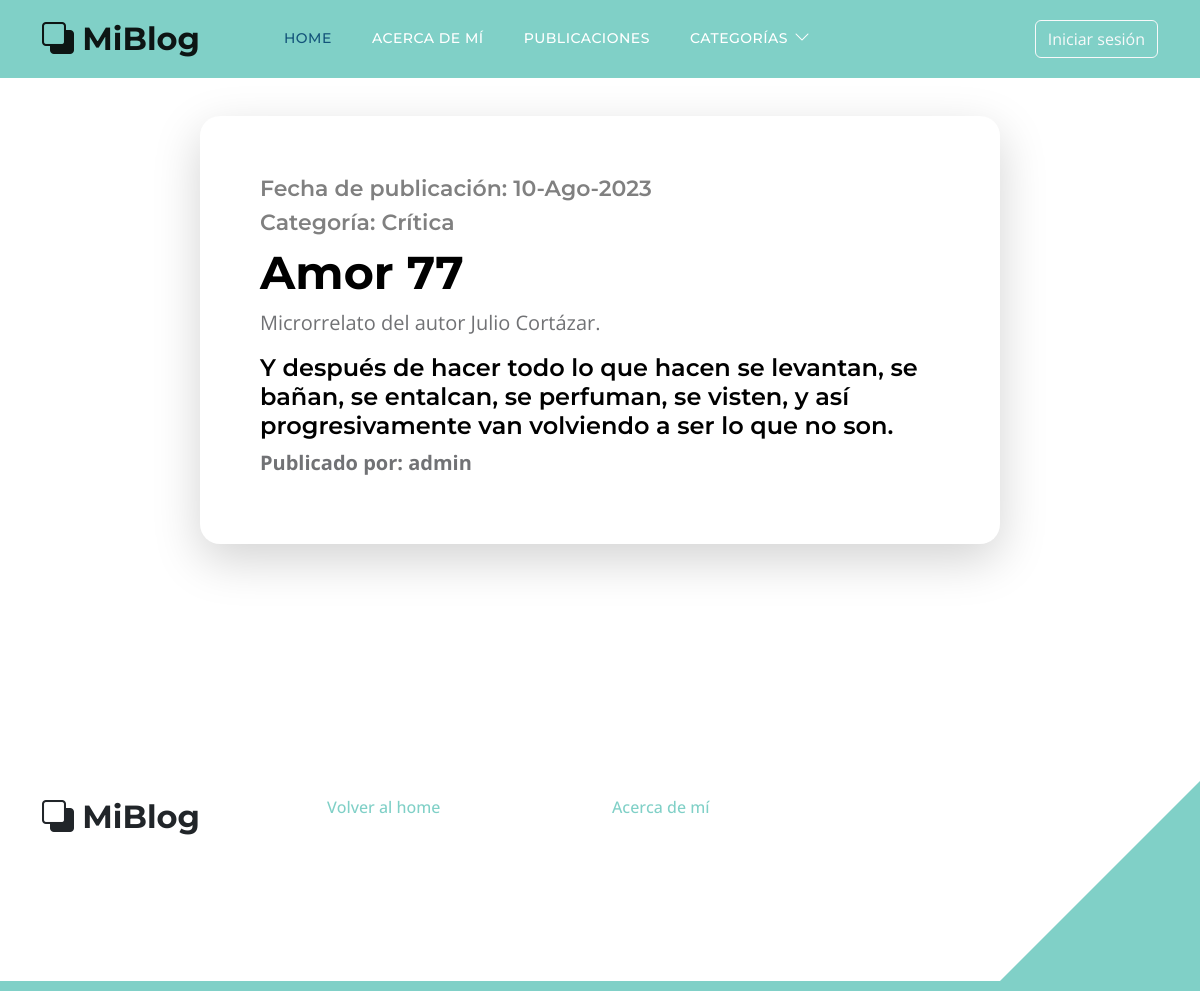
/pages/6, run on the app's committed database.
### blog/models.py (models this page shows, shortened)
class Post(models.Model):
    titulo = models.CharField(max_length=255)
    slug = models.SlugField(unique=True)
    subtitulo = models.TextField()
    cuerpo = models.TextField()
    autor = models.ForeignKey(settings.AUTH_USER_MODEL, on_delete=models.PROTECT)
    fecha = models.DateTimeField(auto_now_add=True)
    categoria = models.ManyToManyField('Categoria')
    class Meta:
        ordering = ('-fecha',)

class Categoria(models.Model):
    titulo = models.CharField(max_length=255)
    slug = models.SlugField(unique=True)
    class Meta:
        verbose_name_plural = 'categorias'

### perfiles/models.py (models this page shows)
class Usuario(AbstractUser):
    def __str__(self):
        return f"{self.username}"

### blog/views.py (the view)
# urls.py: path("pages/<int:pk>", views.PostDetailView.as_view(), name="detalle"),
class PostDetailView(generic.DetailView):
    model = Post
    def get_context_data(self, **kwargs):
        context = super().get_context_data(**kwargs)
        context['categorias'] = Categoria.objects.all()
        return context

### blog/templates/blog/post_detail.html (shortened to what this page needs)
{% extends 'base.html' %}
{% block contenido %}
<div class="col-lg-8 col-12 mt-3 mx-auto">
    <div class="custom-block custom-block-topics-listing bg-white shadow-lg mb-5">
        <div class="d-flex">
            <div class="custom-block-topics-listing-info d-flex">
                <div>
                    <h6 style="color: gray;">Fecha de publicación: {{ post.fecha|date:'d-M-Y' }}</h6>
                    <h6 style="color: gray;">Categoría:
                        {% for categoria in post.categoria.all %}
                        <span>{{ categoria.titulo }}</span>{% if not forloop.last %}, {% endif %}
                        {% endfor %}
                    </h6>
                    <h2>{{ post.titulo }}</h2>
                    <p>{{ post.subtitulo }}</p>
                    <h5>{{ post.cuerpo }}</h5>
                    <p><b>Publicado por: {{ post.autor }}</b></p>
                </div>
            </div>
        </div>
    </div>
</div>
{% endblock contenido%}

### static/css/templatemo-topic-listing.css (style rules this page uses)
:root { --white-color: #ffffff; --primary-color: #13547a; --secondary-color: #80d0c7; --section-bg-color: #f0f8ff; --custom-btn-bg-color: #80d0c7; --custom-btn-bg-hover-color: #13547a; --dark-color: #000000; --p-color: #717275; --border-color: #7fffd4; --link-hover-color: #13547a; --body-font-family: 'Open Sans', sans-serif; --title-font-family: 'Montserrat', sans-serif; --h1-font-size: 58px; --h2-font-size: 46px; --h3-font-size: 32px; --h4-font-size: 28px; --h5-font-size: 24px; --h6-font-size: 22px; --p-font-size: 20px; --menu-font-size: 14px; --btn-font-size: 18px; --copyright-font-size: 16px; --border-radius-large: 100px; --border-radius-medium: 20px; --border-radius-small: 10px; --font-weight-normal: 400; --font-weight-medium: 500; --font-weight-semibold: 600; --font-weight-bold: 700; }
body { background-color: var(--white-color); font-family: var(--body-font-family); }
h2, h3, h4, h5, h6 { color: var(--dark-color); }
h1, h2, h3, h4, h5, h6 { font-family: var(--title-font-family); font-weight: var(--font-weight-semibold); }
h2 { font-size: var(--h2-font-size); font-weight: var(--font-weight-bold); }
h5 { font-size: var(--h5-font-size); }
h6 { color: var(--primary-color); font-size: var(--h6-font-size); }
p { color: var(--p-color); font-size: var(--p-font-size); font-weight: var(--font-weight-normal); }
b, strong { font-weight: var(--font-weight-bold); }
.custom-block { border-radius: var(--border-radius-medium); position: relative; overflow: hidden; padding: 30px; transition: all 0.3s ease; height: 100%; }
.custom-block-topics-listing-info { margin: 30px 20px 20px 30px; }
.custom-block-topics-listing { height: inherit; }

### data on the page
Post: fecha "10-Ago-2023", titulo "Amor 77", subtitulo "Microrrelato del autor Julio Cortázar.", cuerpo "Y después de hacer todo lo que hacen se levantan, se bañan, se entalcan, se perfuman, se visten, y así progresivamente van volviendo a ser lo que no son.", autor "admin"
Categoria: titulo "Crítica"
